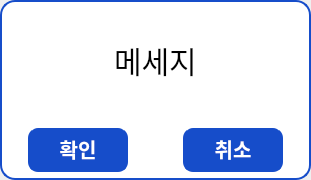
<?xml version="1.0" encoding="UTF-8"?>
<ui version="4.0">
 <class>Dialog</class>
 <widget class="QDialog" name="Dialog">
  <property name="geometry">
   <rect>
    <x>0</x>
    <y>0</y>
    <width>311</width>
    <height>180</height>
   </rect>
  </property>
  <property name="minimumSize">
   <size>
    <width>0</width>
    <height>180</height>
   </size>
  </property>
  <property name="maximumSize">
   <size>
    <width>16777215</width>
    <height>180</height>
   </size>
  </property>
  <property name="windowTitle">
   <string>Dialog</string>
  </property>
  <layout class="QVBoxLayout" name="verticalLayout">
   <property name="spacing">
    <number>0</number>
   </property>
   <property name="leftMargin">
    <number>0</number>
   </property>
   <property name="topMargin">
    <number>0</number>
   </property>
   <property name="rightMargin">
    <number>0</number>
   </property>
   <property name="bottomMargin">
    <number>0</number>
   </property>
   <item>
    <widget class="QWidget" name="widget_2" native="true">
     <property name="sizePolicy">
      <sizepolicy hsizetype="Preferred" vsizetype="Expanding">
       <horstretch>0</horstretch>
       <verstretch>0</verstretch>
      </sizepolicy>
     </property>
     <property name="maximumSize">
      <size>
       <width>16777215</width>
       <height>120</height>
      </size>
     </property>
     <property name="styleSheet">
      <string notr="true">QWidget{
font-family: Pretendard;
background-color: rgb(255, 255, 255);
border: 2px solid #164DCA;
border-top-left-radius: 15px;
border-top-right-radius: 15px;
border-bottom:none;
}</string>
     </property>
     <layout class="QHBoxLayout" name="horizontalLayout_3">
      <property name="spacing">
       <number>0</number>
      </property>
      <property name="leftMargin">
       <number>20</number>
      </property>
      <property name="topMargin">
       <number>0</number>
      </property>
      <property name="rightMargin">
       <number>20</number>
      </property>
      <property name="bottomMargin">
       <number>0</number>
      </property>
      <item alignment="Qt::AlignHCenter|Qt::AlignVCenter">
       <widget class="QLabel" name="lb_msg">
        <property name="font">
         <font>
          <family>Pretendard</family>
          <pointsize>-1</pointsize>
         </font>
        </property>
        <property name="styleSheet">
         <string notr="true">background-color: transparent;
font-size: 30px;
text-align: center;
border: none;
border-radius: 0;</string>
        </property>
        <property name="text">
         <string>메세지</string>
        </property>
       </widget>
      </item>
     </layout>
    </widget>
   </item>
   <item>
    <widget class="QWidget" name="widget_4" native="true">
     <property name="maximumSize">
      <size>
       <width>16777215</width>
       <height>60</height>
      </size>
     </property>
     <property name="styleSheet">
      <string notr="true">QWidget{
font-family: Pretendard;
background-color: rgb(255, 255, 255);
border: 2px solid #164DCA;
border-bottom-left-radius: 15px;
border-bottom-right-radius: 15px;
border-top:none;
}</string>
     </property>
     <layout class="QHBoxLayout" name="horizontalLayout_2">
      <property name="spacing">
       <number>0</number>
      </property>
      <property name="leftMargin">
       <number>0</number>
      </property>
      <property name="topMargin">
       <number>0</number>
      </property>
      <property name="rightMargin">
       <number>0</number>
      </property>
      <property name="bottomMargin">
       <number>0</number>
      </property>
      <item alignment="Qt::AlignHCenter">
       <widget class="QPushButton" name="pb_check">
        <property name="minimumSize">
         <size>
          <width>100</width>
          <height>40</height>
         </size>
        </property>
        <property name="font">
         <font>
          <family>Pretendard</family>
          <pointsize>-1</pointsize>
          <bold>true</bold>
         </font>
        </property>
        <property name="styleSheet">
         <string notr="true">QPushButton{
background: #164DCA;
box-shadow: 0px 2px 12px rgb(25 25 25 / 16%);
align-items: center;
color: #fff;
font-weight: 600;
font-size: 20px;
border-radius: 10px;
padding: 6px;
}</string>
        </property>
        <property name="text">
         <string>확인</string>
        </property>
       </widget>
      </item>
      <item alignment="Qt::AlignHCenter">
       <widget class="QPushButton" name="pb_cancel">
        <property name="minimumSize">
         <size>
          <width>100</width>
          <height>40</height>
         </size>
        </property>
        <property name="font">
         <font>
          <family>Pretendard</family>
          <pointsize>-1</pointsize>
          <bold>true</bold>
         </font>
        </property>
        <property name="styleSheet">
         <string notr="true">QPushButton{
background: #164DCA;
box-shadow: 0px 2px 12px rgb(25 25 25 / 16%);
align-items: center;
color: #fff;
font-weight: 600;
font-size: 20px;
border-radius: 10px;
padding: 6px;
}</string>
        </property>
        <property name="text">
         <string>취소</string>
        </property>
       </widget>
      </item>
     </layout>
    </widget>
   </item>
  </layout>
 </widget>
 <resources/>
 <connections>
  <connection>
   <sender>pb_check</sender>
   <signal>clicked()</signal>
   <receiver>Dialog</receiver>
   <slot>accept()</slot>
   <hints>
    <hint type="sourcelabel">
     <x>72</x>
     <y>159</y>
    </hint>
    <hint type="destinationlabel">
     <x>-15</x>
     <y>159</y>
    </hint>
   </hints>
  </connection>
  <connection>
   <sender>pb_cancel</sender>
   <signal>clicked()</signal>
   <receiver>Dialog</receiver>
   <slot>reject()</slot>
   <hints>
    <hint type="sourcelabel">
     <x>236</x>
     <y>166</y>
    </hint>
    <hint type="destinationlabel">
     <x>359</x>
     <y>138</y>
    </hint>
   </hints>
  </connection>
 </connections>
</ui>
